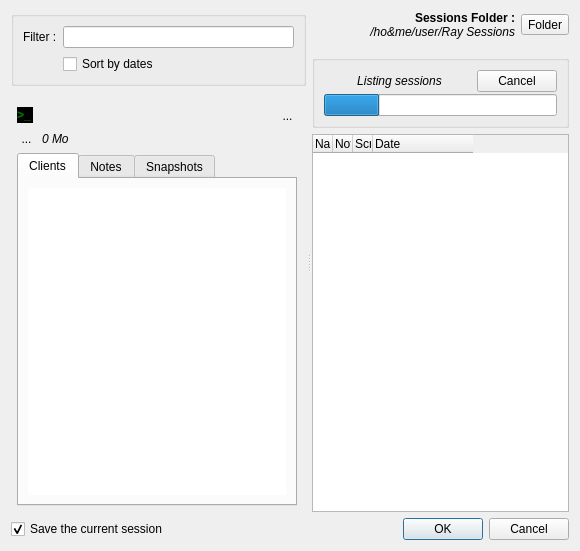
<?xml version="1.0" encoding="UTF-8"?>
<ui version="4.0">
 <class>DialogOpenSession</class>
 <widget class="QDialog" name="DialogOpenSession">
  <property name="windowModality">
   <enum>Qt::NonModal</enum>
  </property>
  <property name="geometry">
   <rect>
    <x>0</x>
    <y>0</y>
    <width>580</width>
    <height>551</height>
   </rect>
  </property>
  <property name="windowTitle">
   <string>Open Session</string>
  </property>
  <property name="modal">
   <bool>false</bool>
  </property>
  <layout class="QVBoxLayout" name="verticalLayout_9">
   <item>
    <layout class="QVBoxLayout" name="verticalLayout_3">
     <property name="spacing">
      <number>0</number>
     </property>
     <property name="leftMargin">
      <number>0</number>
     </property>
     <property name="topMargin">
      <number>0</number>
     </property>
     <property name="rightMargin">
      <number>0</number>
     </property>
     <property name="bottomMargin">
      <number>0</number>
     </property>
     <item>
      <widget class="QSplitter" name="splitterMain">
       <property name="orientation">
        <enum>Qt::Horizontal</enum>
       </property>
       <property name="handleWidth">
        <number>6</number>
       </property>
       <property name="childrenCollapsible">
        <bool>false</bool>
       </property>
       <widget class="QWidget" name="layoutWidget1">
        <layout class="QVBoxLayout" name="verticalLayout">
         <item>
          <widget class="QGroupBox" name="groupBox">
           <property name="title">
            <string/>
           </property>
           <layout class="QGridLayout" name="gridLayout">
            <item row="0" column="1">
             <widget class="OpenSessionFilterBar" name="filterBar"/>
            </item>
            <item row="0" column="0">
             <widget class="QLabel" name="label">
              <property name="text">
               <string>Filter :</string>
              </property>
             </widget>
            </item>
            <item row="1" column="1">
             <widget class="QCheckBox" name="checkBoxShowDates">
              <property name="layoutDirection">
               <enum>Qt::LeftToRight</enum>
              </property>
              <property name="text">
               <string>Sort by dates</string>
              </property>
             </widget>
            </item>
           </layout>
          </widget>
         </item>
         <item>
          <spacer name="verticalSpacer_2">
           <property name="orientation">
            <enum>Qt::Vertical</enum>
           </property>
           <property name="sizeType">
            <enum>QSizePolicy::Fixed</enum>
           </property>
           <property name="sizeHint" stdset="0">
            <size>
             <width>6</width>
             <height>6</height>
            </size>
           </property>
          </spacer>
         </item>
         <item>
          <widget class="PreviewFrame" name="previewFrame">
           <property name="styleSheet">
            <string notr="true">PreviewFrame{background-color: rgba(127, 127, 127, 35);border-radius:4px}</string>
           </property>
           <layout class="QVBoxLayout" name="verticalLayout_4">
            <property name="leftMargin">
             <number>6</number>
            </property>
            <property name="bottomMargin">
             <number>6</number>
            </property>
            <item>
             <layout class="QHBoxLayout" name="horizontalLayout_5">
              <item>
               <widget class="QLabel" name="labelPreviewScript">
                <property name="minimumSize">
                 <size>
                  <width>16</width>
                  <height>16</height>
                 </size>
                </property>
                <property name="maximumSize">
                 <size>
                  <width>16</width>
                  <height>16</height>
                 </size>
                </property>
                <property name="font">
                 <font>
                  <weight>75</weight>
                  <bold>true</bold>
                 </font>
                </property>
                <property name="styleSheet">
                 <string notr="true">QLabel{color:green;background-color:black}</string>
                </property>
                <property name="text">
                 <string>&gt;_</string>
                </property>
               </widget>
              </item>
              <item>
               <widget class="StackedSessionName" name="stackedWidgetSessionName">
                <property name="sizePolicy">
                 <sizepolicy hsizetype="Preferred" vsizetype="Fixed">
                  <horstretch>0</horstretch>
                  <verstretch>0</verstretch>
                 </sizepolicy>
                </property>
                <property name="maximumSize">
                 <size>
                  <width>16777215</width>
                  <height>16777215</height>
                 </size>
                </property>
                <property name="lineWidth">
                 <number>0</number>
                </property>
                <property name="currentIndex">
                 <number>-1</number>
                </property>
               </widget>
              </item>
              <item>
               <widget class="QToolButton" name="toolButtonSessionMenu">
                <property name="styleSheet">
                 <string notr="true">QToolButton::menu-indicator{ image: url(none.jpg);}
QToolButton {border: none}</string>
                </property>
                <property name="text">
                 <string>...</string>
                </property>
                <property name="icon">
                 <iconset theme="menu_new">
                  <normaloff>.</normaloff>.</iconset>
                </property>
                <property name="popupMode">
                 <enum>QToolButton::InstantPopup</enum>
                </property>
               </widget>
              </item>
             </layout>
            </item>
            <item>
             <layout class="QHBoxLayout" name="horizontalLayout_4">
              <item>
               <widget class="QToolButton" name="toolButtonFolderPreview">
                <property name="styleSheet">
                 <string notr="true">QToolButton{border:none}</string>
                </property>
                <property name="text">
                 <string>...</string>
                </property>
                <property name="icon">
                 <iconset theme="folder">
                  <normaloff>.</normaloff>.</iconset>
                </property>
                <property name="iconSize">
                 <size>
                  <width>24</width>
                  <height>24</height>
                 </size>
                </property>
               </widget>
              </item>
              <item>
               <widget class="QLabel" name="labelSessionSize">
                <property name="font">
                 <font>
                  <pointsize>9</pointsize>
                  <weight>50</weight>
                  <italic>true</italic>
                  <bold>false</bold>
                 </font>
                </property>
                <property name="text">
                 <string>0 Mo</string>
                </property>
                <property name="alignment">
                 <set>Qt::AlignLeading|Qt::AlignLeft|Qt::AlignVCenter</set>
                </property>
               </widget>
              </item>
             </layout>
            </item>
            <item>
             <widget class="QTabWidget" name="tabWidget">
              <property name="minimumSize">
               <size>
                <width>250</width>
                <height>0</height>
               </size>
              </property>
              <property name="tabShape">
               <enum>QTabWidget::Rounded</enum>
              </property>
              <property name="currentIndex">
               <number>0</number>
              </property>
              <property name="tabBarAutoHide">
               <bool>false</bool>
              </property>
              <widget class="QWidget" name="tab">
               <attribute name="title">
                <string>Clients</string>
               </attribute>
               <layout class="QVBoxLayout" name="verticalLayout_5">
                <item>
                 <widget class="ListWidgetPreviewClients" name="listWidgetPreview">
                  <property name="styleSheet">
                   <string notr="true">QFrame{border:none}</string>
                  </property>
                 </widget>
                </item>
               </layout>
              </widget>
              <widget class="QWidget" name="tab_2">
               <attribute name="title">
                <string>Notes</string>
               </attribute>
               <layout class="QVBoxLayout" name="verticalLayout_6">
                <item>
                 <widget class="QPlainTextEdit" name="plainTextEditNotes">
                  <property name="readOnly">
                   <bool>true</bool>
                  </property>
                 </widget>
                </item>
               </layout>
              </widget>
              <widget class="QWidget" name="tab_3">
               <attribute name="title">
                <string>Snapshots</string>
               </attribute>
               <layout class="QVBoxLayout" name="verticalLayout_7">
                <item>
                 <widget class="QTreeWidget" name="treeWidgetSnapshots">
                  <attribute name="headerVisible">
                   <bool>false</bool>
                  </attribute>
                  <column>
                   <property name="text">
                    <string notr="true">1</string>
                   </property>
                  </column>
                 </widget>
                </item>
               </layout>
              </widget>
             </widget>
            </item>
           </layout>
          </widget>
         </item>
        </layout>
       </widget>
       <widget class="QWidget" name="widgetRight">
        <layout class="QVBoxLayout" name="verticalLayout_8">
         <item>
          <layout class="QHBoxLayout" name="horizontalLayout_3">
           <item>
            <layout class="QVBoxLayout" name="verticalLayout_2">
             <property name="spacing">
              <number>0</number>
             </property>
             <item>
              <widget class="QLabel" name="labelSessionsFolder">
               <property name="text">
                <string>&lt;html&gt;&lt;head/&gt;&lt;body&gt;&lt;p&gt;&lt;span style=&quot; font-size:9pt; font-weight:600;&quot;&gt;Sessions Folder :&lt;/span&gt;&lt;/p&gt;&lt;/body&gt;&lt;/html&gt;</string>
               </property>
               <property name="alignment">
                <set>Qt::AlignRight|Qt::AlignTrailing|Qt::AlignVCenter</set>
               </property>
              </widget>
             </item>
             <item>
              <layout class="QHBoxLayout" name="horizontalLayout">
               <item>
                <widget class="QLabel" name="currentSessionsFolder">
                 <property name="styleSheet">
                  <string notr="true">font-style :  italic</string>
                 </property>
                 <property name="text">
                  <string>/ho&amp;me/user/Ray Sessions</string>
                 </property>
                 <property name="alignment">
                  <set>Qt::AlignRight|Qt::AlignTrailing|Qt::AlignVCenter</set>
                 </property>
                </widget>
               </item>
              </layout>
             </item>
            </layout>
           </item>
           <item>
            <widget class="QToolButton" name="toolButtonFolder">
             <property name="text">
              <string>Folder</string>
             </property>
             <property name="icon">
              <iconset theme="folder-open">
               <normaloff>.</normaloff>.</iconset>
             </property>
            </widget>
           </item>
          </layout>
         </item>
         <item>
          <spacer name="verticalSpacer">
           <property name="orientation">
            <enum>Qt::Vertical</enum>
           </property>
           <property name="sizeType">
            <enum>QSizePolicy::Fixed</enum>
           </property>
           <property name="sizeHint" stdset="0">
            <size>
             <width>20</width>
             <height>10</height>
            </size>
           </property>
          </spacer>
         </item>
         <item>
          <widget class="QGroupBox" name="groupBoxProgress">
           <property name="title">
            <string/>
           </property>
           <layout class="QVBoxLayout" name="verticalLayout_10">
            <property name="spacing">
             <number>2</number>
            </property>
            <item>
             <layout class="QHBoxLayout" name="horizontalLayout_2">
              <item>
               <widget class="QLabel" name="labelProgress">
                <property name="sizePolicy">
                 <sizepolicy hsizetype="Minimum" vsizetype="Preferred">
                  <horstretch>0</horstretch>
                  <verstretch>0</verstretch>
                 </sizepolicy>
                </property>
                <property name="font">
                 <font>
                  <italic>true</italic>
                 </font>
                </property>
                <property name="text">
                 <string>Listing sessions</string>
                </property>
                <property name="alignment">
                 <set>Qt::AlignCenter</set>
                </property>
               </widget>
              </item>
              <item>
               <widget class="QPushButton" name="pushButtonCancelProgress">
                <property name="sizePolicy">
                 <sizepolicy hsizetype="Fixed" vsizetype="Fixed">
                  <horstretch>0</horstretch>
                  <verstretch>0</verstretch>
                 </sizepolicy>
                </property>
                <property name="text">
                 <string>Cancel</string>
                </property>
                <property name="icon">
                 <iconset theme="dialog-cancel">
                  <normaloff>.</normaloff>.</iconset>
                </property>
               </widget>
              </item>
             </layout>
            </item>
            <item>
             <widget class="QProgressBar" name="progressBar">
              <property name="value">
               <number>24</number>
              </property>
              <property name="textVisible">
               <bool>false</bool>
              </property>
              <property name="orientation">
               <enum>Qt::Horizontal</enum>
              </property>
              <property name="invertedAppearance">
               <bool>false</bool>
              </property>
              <property name="textDirection">
               <enum>QProgressBar::BottomToTop</enum>
              </property>
              <property name="format">
               <string>%p%</string>
              </property>
             </widget>
            </item>
           </layout>
          </widget>
         </item>
         <item>
          <widget class="QTreeWidget" name="sessionList">
           <property name="minimumSize">
            <size>
             <width>180</width>
             <height>0</height>
            </size>
           </property>
           <property name="contextMenuPolicy">
            <enum>Qt::CustomContextMenu</enum>
           </property>
           <property name="autoScrollMargin">
            <number>0</number>
           </property>
           <property name="alternatingRowColors">
            <bool>false</bool>
           </property>
           <property name="rootIsDecorated">
            <bool>false</bool>
           </property>
           <property name="headerHidden">
            <bool>false</bool>
           </property>
           <property name="columnCount">
            <number>4</number>
           </property>
           <attribute name="headerVisible">
            <bool>true</bool>
           </attribute>
           <attribute name="headerDefaultSectionSize">
            <number>20</number>
           </attribute>
           <attribute name="headerMinimumSectionSize">
            <number>20</number>
           </attribute>
           <attribute name="headerStretchLastSection">
            <bool>false</bool>
           </attribute>
           <column>
            <property name="text">
             <string>Name</string>
            </property>
           </column>
           <column>
            <property name="text">
             <string notr="true">Notes</string>
            </property>
           </column>
           <column>
            <property name="text">
             <string notr="true">Scripts</string>
            </property>
           </column>
           <column>
            <property name="text">
             <string>Date</string>
            </property>
           </column>
          </widget>
         </item>
        </layout>
       </widget>
      </widget>
     </item>
    </layout>
   </item>
   <item>
    <layout class="QHBoxLayout" name="horizontalLayout_6">
     <property name="sizeConstraint">
      <enum>QLayout::SetMinimumSize</enum>
     </property>
     <item>
      <widget class="QCheckBox" name="checkBoxSaveCurrentSession">
       <property name="text">
        <string>Save the current session</string>
       </property>
       <property name="checked">
        <bool>true</bool>
       </property>
      </widget>
     </item>
     <item>
      <widget class="QDialogButtonBox" name="buttonBox">
       <property name="enabled">
        <bool>true</bool>
       </property>
       <property name="orientation">
        <enum>Qt::Horizontal</enum>
       </property>
       <property name="standardButtons">
        <set>QDialogButtonBox::Cancel|QDialogButtonBox::Ok</set>
       </property>
      </widget>
     </item>
    </layout>
   </item>
  </layout>
 </widget>
 <customwidgets>
  <customwidget>
   <class>OpenSessionFilterBar</class>
   <extends>QLineEdit</extends>
   <header>..surclassed_widgets</header>
  </customwidget>
  <customwidget>
   <class>PreviewFrame</class>
   <extends>QFrame</extends>
   <header>..surclassed_widgets</header>
   <container>1</container>
  </customwidget>
  <customwidget>
   <class>ListWidgetPreviewClients</class>
   <extends>QListWidget</extends>
   <header>..list_widget_preview_clients</header>
  </customwidget>
  <customwidget>
   <class>StackedSessionName</class>
   <extends>QStackedWidget</extends>
   <header>..surclassed_widgets</header>
   <container>1</container>
  </customwidget>
 </customwidgets>
 <resources/>
 <connections>
  <connection>
   <sender>buttonBox</sender>
   <signal>accepted()</signal>
   <receiver>DialogOpenSession</receiver>
   <slot>accept()</slot>
   <hints>
    <hint type="sourcelabel">
     <x>248</x>
     <y>254</y>
    </hint>
    <hint type="destinationlabel">
     <x>157</x>
     <y>274</y>
    </hint>
   </hints>
  </connection>
  <connection>
   <sender>buttonBox</sender>
   <signal>rejected()</signal>
   <receiver>DialogOpenSession</receiver>
   <slot>reject()</slot>
   <hints>
    <hint type="sourcelabel">
     <x>316</x>
     <y>260</y>
    </hint>
    <hint type="destinationlabel">
     <x>286</x>
     <y>274</y>
    </hint>
   </hints>
  </connection>
 </connections>
</ui>
